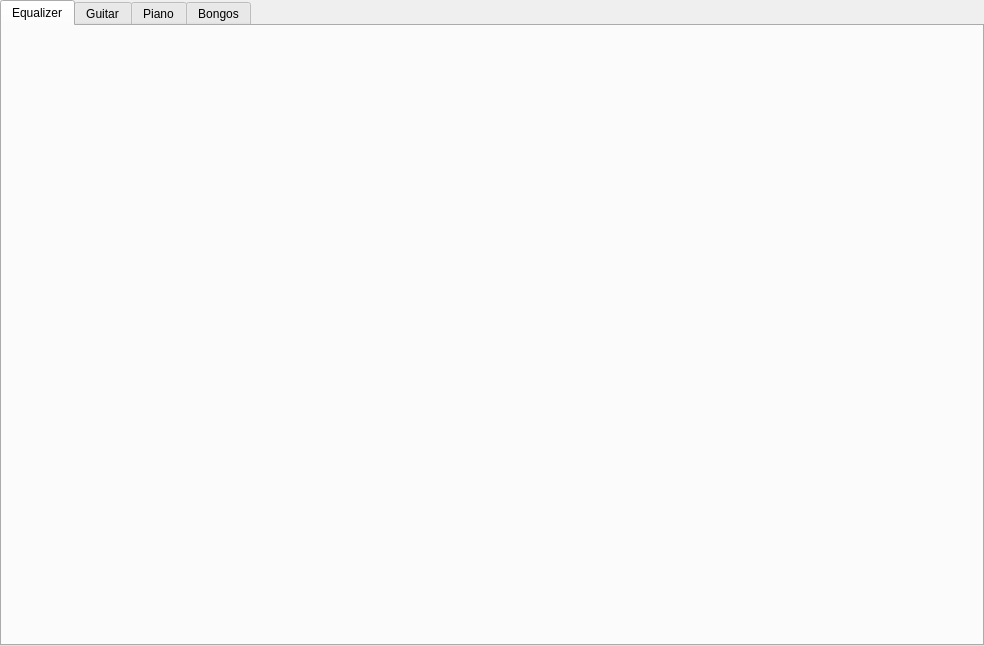
<?xml version="1.0" encoding="UTF-8"?>
<ui version="4.0">
 <class>TabWidget</class>
 <widget class="QTabWidget" name="TabWidget">
  <property name="geometry">
   <rect>
    <x>0</x>
    <y>0</y>
    <width>984</width>
    <height>646</height>
   </rect>
  </property>
  <property name="windowTitle">
   <string>TabWidget</string>
  </property>
  <property name="currentIndex">
   <number>0</number>
  </property>
  <widget class="QWidget" name="EqualizerTab">
   <attribute name="title">
    <string>Equalizer</string>
   </attribute>
   <layout class="QVBoxLayout" name="verticalLayout_10">
    <item>
     <layout class="QVBoxLayout" name="EqualizerLayout"/>
    </item>
   </layout>
  </widget>
  <widget class="QWidget" name="GuitarTab">
   <attribute name="title">
    <string>Guitar</string>
   </attribute>
   <layout class="QVBoxLayout" name="verticalLayout_4">
    <item>
     <layout class="QVBoxLayout" name="GuitarLayout"/>
    </item>
   </layout>
  </widget>
  <widget class="QWidget" name="PianoTab">
   <attribute name="title">
    <string>Piano</string>
   </attribute>
   <layout class="QVBoxLayout" name="verticalLayout_9">
    <item>
     <layout class="QVBoxLayout" name="PianoLayout"/>
    </item>
   </layout>
  </widget>
  <widget class="QWidget" name="DrumTab">
   <attribute name="title">
    <string>Bongos</string>
   </attribute>
   <layout class="QVBoxLayout" name="verticalLayout_8">
    <item>
     <layout class="QVBoxLayout" name="DrumLayout"/>
    </item>
   </layout>
  </widget>
 </widget>
 <resources/>
 <connections/>
</ui>
